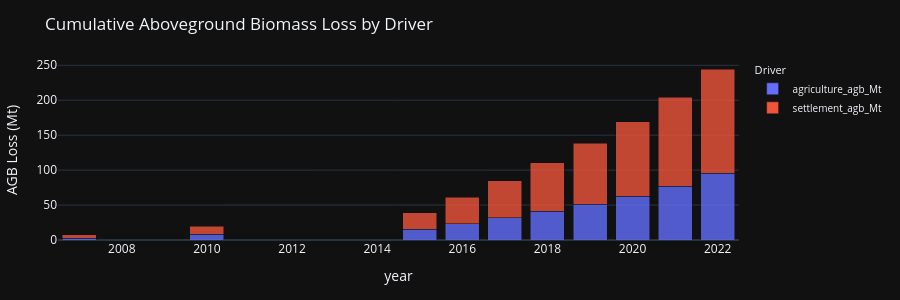

The notebook cell saved with this chart:
### Code cell
agb_loss_cumulative_df = agb_loss_cumulative_df.melt(
    id_vars="year",
    value_vars=["agriculture_agb_Mt", "settlement_agb_Mt"],
    var_name="Driver",
    value_name="AGB Loss (Mt)",
)
agb_loss_long_df["Driver"] = agb_loss_long_df["Driver"].map({
    "agriculture_agb_Mt": "Agriculture",
    "settlement_agb_Mt": "Settlements",
})

fig = px.bar(
    agb_loss_cumulative_df,
    x="year",
    y="AGB Loss (Mt)",
    color="Driver",
    barmode="stack",
    opacity=0.8,
    title="Cumulative Aboveground Biomass Loss by Driver",
    template="plotly_dark",
    height=300,
)
fig.update_layout(
    margin=dict(l=40, r=160, t=60, b=60),
    legend=dict(
        orientation="v", x=1.02, y=1, xanchor="left", yanchor="top",
        font=dict(size=10), bgcolor="rgba(0,0,0,0)",
        title=dict(text="Driver", font=dict(size=11)),
    ),
)

### Figure 1 — Plotly figure (JSON) as saved in the notebook; plotly's stock layout.template omitted (floating-point values rounded to 4 significant figures)
{"data": [{"hovertemplate": "Driver=agriculture_agb_Mt<br>year=%{x}<br>AGB Loss (Mt)=%{y}<extra></extra>", "legendgroup": "agriculture_agb_Mt", "marker": {"color": "#636efa", "opacity": 0.8, "pattern": {"shape": ""}}, "name": "agriculture_agb_Mt", "orientation": "v", "showlegend": true, "textposition": "auto", "type": "bar", "x": [2007, 2010, 2015, 2016, 2017, 2018, 2019, 2020, 2021, 2022], "xaxis": "x", "y": [2.836, 8.117, 15.41, 23.38, 31.85, 41.09, 51.18, 62.75, 77.25, 95.68], "yaxis": "y"}, {"hovertemplate": "Driver=settlement_agb_Mt<br>year=%{x}<br>AGB Loss (Mt)=%{y}<extra></extra>", "legendgroup": "settlement_agb_Mt", "marker": {"color": "#EF553B", "opacity": 0.8, "pattern": {"shape": ""}}, "name": "settlement_agb_Mt", "orientation": "v", "showlegend": true, "textposition": "auto", "type": "bar", "x": [2007, 2010, 2015, 2016, 2017, 2018, 2019, 2020, 2021, 2022], "xaxis": "x", "y": [4.632, 11.82, 23.92, 37.69, 52.92, 69.6, 87.52, 106.7, 127.1, 149.0], "yaxis": "y"}], "layout": {"barmode": "stack", "height": 300, "legend": {"bgcolor": "rgba(0,0,0,0)", "font": {"size": 10}, "orientation": "v", "title": {"font": {"size": 11}, "text": "Driver"}, "tracegroupgap": 0, "x": 1.02, "xanchor": "left", "y": 1, "yanchor": "top"}, "margin": {"b": 60, "l": 40, "r": 160, "t": 60}, "title": {"text": "Cumulative Aboveground Biomass Loss by Driver"}, "xaxis": {"anchor": "y", "domain": [0, 1], "title": {"text": "year"}}, "yaxis": {"anchor": "x", "domain": [0, 1], "title": {"text": "AGB Loss (Mt)"}}}}
